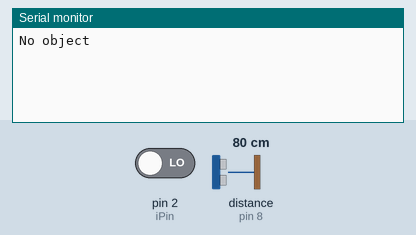
Simulated run of this sketch. Board: Arduino Uno, built with avr-gcc and run on an emulated ATmega328P. On the bench: the last lines printed to the serial monitor. Wiring (inferred from the names in the program): ultrasonic range finder: trigger pin 9; echo pin 8. Inputs (shaded band) come from the test bench; at power-on: distance to the obstacle (sensor on pin 8) 80 cm, pin 2 (iPin) LOW. The echo pulse lasts 58.3 µs per cm.

Above: at 2.8 s.
2.9 s: distance to the obstacle (sensor on pin 8) set to 9 cm
At 5.2 s:
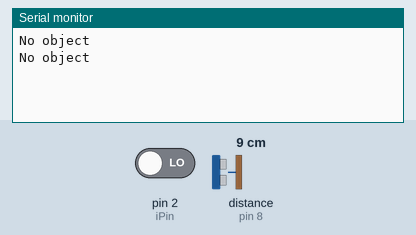
5.6 s: distance to the obstacle (sensor on pin 8) set to 6 cm
At 8.6 s:
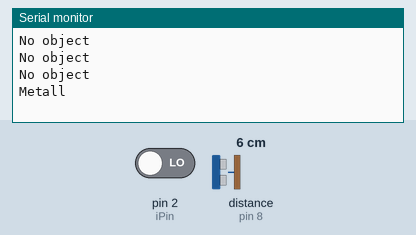

Measured:
- the behaviour switches between 8 and 7 cm on distance to the obstacle (sensor on pin 8) (found by bisection; images 1 and 2)
- after the input at 5.6 s, the serial monitor: prints a new line after 2.4 s (image 2)

The sketch:

main.ino
```cpp
// #include <Servo.h>

const int iPin = 2;

int trigPin = 9;
int echoPin = 8;

int duration, cm;

bool hasMtl;

// Servo capServo;
// Servo sepServo;

void setup() {
  Serial.begin(9600);
  pinMode(trigPin, OUTPUT);
  pinMode(echoPin, INPUT);
  pinMode(iPin, INPUT);
  // capServo.attach(13);
  // sepServo.attach(12);
  // capServo.write(0);
  // sepServo.write(0);
}

void loop() {
  hasObject();

  if (cm < 7) {
    hasMetall();
    if (hasMtl) {
      delay(1000);
      Serial.println("Metall");
      // sepServo.write(90);
      // delay(2500);
      // capServo.write(180);
    } else {
      delay(1000);
      Serial.println("Other");
      // sepServo.write(0);
      // delay(2500);
      // capServo.write(180);
    }
  } else {
    delay(1000);
    Serial.println("No object");
    // delay(3000);
    // capServo.write(0);
  }
}

void hasObject() {
  digitalWrite(trigPin, LOW);
  delayMicroseconds(2);

  digitalWrite(trigPin, HIGH);
  delayMicroseconds(10);
  digitalWrite(trigPin, LOW);

  duration = pulseIn(echoPin, HIGH);

  cm = duration / 58;
  delay(1000);
  return cm;
}

void hasMetall() {
  int sensVal = digitalRead(iPin);

  if (sensVal == HIGH) {
    hasMtl = false;
  } else {
    hasMtl = true;
  }

  return hasMtl;
}
```
